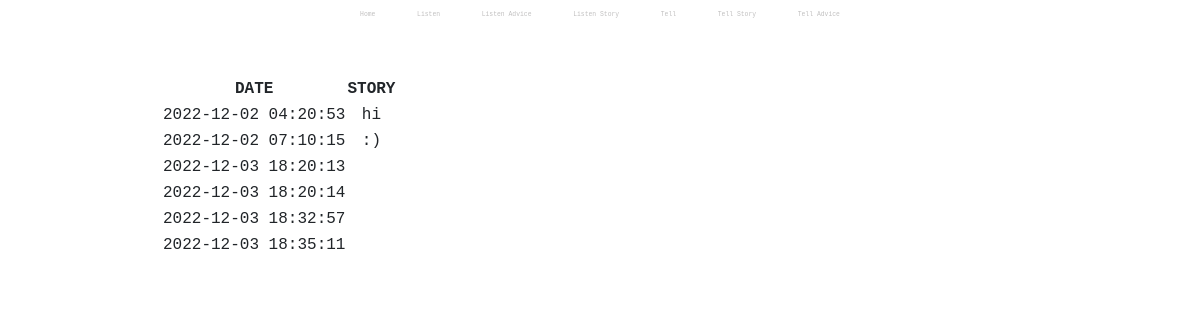
The page /listen_story on the database its author committed.
### tables this page shows
CREATE TABLE post (
                    post_id INTEGER NOT NULL UNIQUE,
                    post_entry TEXT NOT NULL,
                    post_time DATETIME NOT NULL DEFAULT CURRENT_TIMESTAMP,
                    post_replyability text,
                    PRIMARY KEY(post_id AUTOINCREMENT)
                );

### app.py (the view)
@app.route("/listen_story", methods=["GET", "POST"])
def listen_story():
    stories = db.execute("SELECT * FROM post ORDER BY post_time")
    return render_template("listen_story.html", stories=stories)

### templates/listen_story.html (shortened to what this page needs)
{% extends "layout.html" %}
{% block main %}
<table>
    <thead>
        <tr>
        <th>DATE</th>
        <th>STORY</th>
        </tr>
    </thead>
    <tbody>
        {% for i in stories %}
        <tr>
            <td>{{ i.post_time }}</td>
            <td>{{ i.post_entry }}</td>
        </tr>
        {% endfor %}
    </tbody>
</table>
{% endblock %}

### static/styles.css (style rules this page uses)
body { display: block; margin-left: auto; margin-right: auto; width: 75%; text-align: center; text-decoration: none; font-family: 'andale mono', monospace; }

### rows shown on the page
post: post_time "2022-12-02 04:20:53", post_entry "hi"
post: post_time "2022-12-02 07:10:15", post_entry ":)"
post: post_time "2022-12-03 18:20:13"
post: post_time "2022-12-03 18:20:14"
post: post_time "2022-12-03 18:32:57"
post: post_time "2022-12-03 18:35:11"
